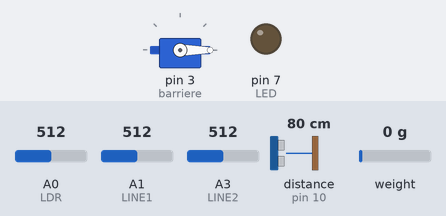
A sketch run on a simulated Arduino Uno, built with avr-gcc and run on an emulated ATmega328P. Shown: servo, output pins drawn as LEDs (lit = HIGH). Wiring (inferred from the names in the program): ultrasonic range finder: trigger pin 11; echo pin 10. Inputs (shaded band) come from the test bench; at power-on: A0 (LDR) = 512, A1 (LINE1) = 512, A3 (LINE2) = 512, distance to the obstacle (sensor on pin 10) 80 cm, weight on the scale 0 g. The echo pulse lasts 58.3 µs per cm; pins used as bus, display or sensor lines are not drawn; what the sketch prints to the serial monitor is not drawn.

Above: at 2.2 s.
2.3 s: A0 (LDR) set to 484
At 2.9 s:
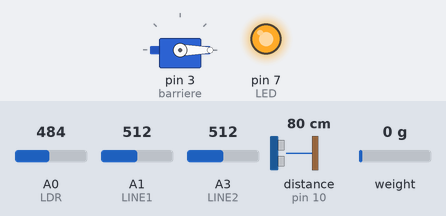
7.9 s: A0 (LDR) set to 510
At 8.8 s:
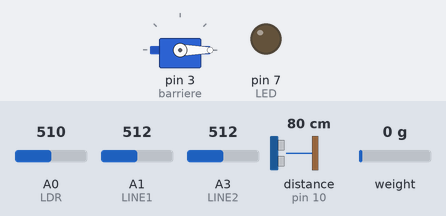
9.5 s: A0 (LDR) set to 490
At 11.0 s:
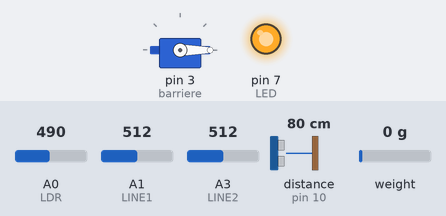
Timing chart, 0 to 12.5 s (numbered marks = the images above; inputs shaded):
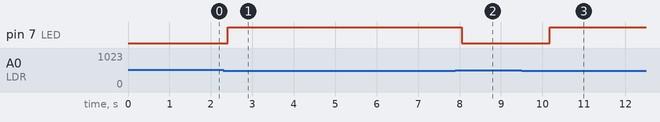

The sketch:

UNO__Entree.ino
```cpp
#include <Wire.h>
#include <Servo.h>
#include "HX711.h"

#define UNO_ADDR 0x08

Servo barriere;

#define DT 4
#define SCK 5
HX711 balance;

int IR1 = 2;
int IR2 = 6;
int IR3 = 8;
int IR4 = 9;

#define TRIG 11
#define ECHO 10

int LINE1 = A1;
int LINE2 = A3;
int LDR = A0;
int LED = 7;

float poids = 0;
float distance = 0;
int lumiere = 0;
int ligne1 = 0;
int ligne2 = 0;

String commandeRecue = "";

void setup() {
  Serial.begin(9600);
  pinMode(IR1, INPUT);
  pinMode(IR2, INPUT);
  pinMode(IR3, INPUT);
  pinMode(IR4, INPUT);
  pinMode(TRIG, OUTPUT);
  pinMode(ECHO, INPUT);
  pinMode(LED, OUTPUT);
  barriere.attach(3);
  barriere.write(0);
  balance.begin(DT, SCK);
  balance.set_scale(2280.f);
  balance.tare();
  Wire.begin(UNO_ADDR);
  Wire.onReceive(recevoirCommande);
  Wire.onRequest(envoyerDonnees);
  Serial.println("=== UNO CAPTEURS + BARRIERE I2C ===");
}

void loop() {
  lumiere = analogRead(LDR);
  if (lumiere < 500) digitalWrite(LED, HIGH);
  else digitalWrite(LED, LOW);
  poids = balance.get_units(5);
  distance = lireDistance();
  ligne1 = analogRead(LINE1);
  ligne2 = analogRead(LINE2);
  traiterCommande();
  delay(200);
}

float lireDistance() {
  digitalWrite(TRIG, LOW);
  delayMicroseconds(2);
  digitalWrite(TRIG, HIGH);
  delayMicroseconds(10);
  digitalWrite(TRIG, LOW);
  long duree = pulseIn(ECHO, HIGH, 30000);
  if (duree == 0) return 999;
  return duree * 0.034 / 2;
}

void recevoirCommande(int nbOctets) {
  commandeRecue = "";
  while (Wire.available()) {
    char c = Wire.read();
    if (c != 0) commandeRecue += c;
  }
  commandeRecue.trim();
}

void traiterCommande() {
  if (commandeRecue.length() == 0) return;
  Serial.print("Commande Raspberry : ");
  Serial.println(commandeRecue);
  if (commandeRecue == "BAR:OPEN") {
    barriere.write(90);
    Serial.println("Barriere OUVERTE");
  }
  if (commandeRecue == "BAR:CLOSE") {
    barriere.write(0);
    Serial.println("Barriere FERMEE");
  }
  commandeRecue = "";
}

void envoyerDonnees() {
  int ir1 = digitalRead(IR1);
  int ir2 = digitalRead(IR2);
  int ir3 = digitalRead(IR3);
  int ir4 = digitalRead(IR4);
  int dist = (int)distance;
  int l1 = ligne1 < 500 ? 0 : 1;
  int l2 = ligne2 < 500 ? 0 : 1;
  // Format court → reste sous 32 bytes
  char msg[32];
  snprintf(msg, 32, "%d%d%d%d;%d;%d;%d;%d",
           ir1, ir2, ir3, ir4,
           (int)poids, dist, l1, l2);
  Wire.write((uint8_t*)msg, 32);
}
```

Measured:
- the behaviour switches between 500 and 499 on A0 (LDR) (found by bisection; images 0 and 1)
- after the input at 2.3 s, pin 7 (LED): LOW → HIGH after 0.11 s
- after the input at 7.9 s, pin 7 (LED): HIGH → LOW after 0.16 s
- after the input at 9.5 s, pin 7 (LED): LOW → HIGH after 0.67 s
